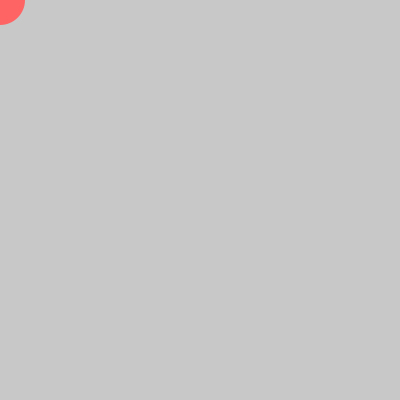
Frame 1 (no input)
Frame 60 (the mouse pressed at the canvas centre just before this capture): identical to frame 1, image omitted
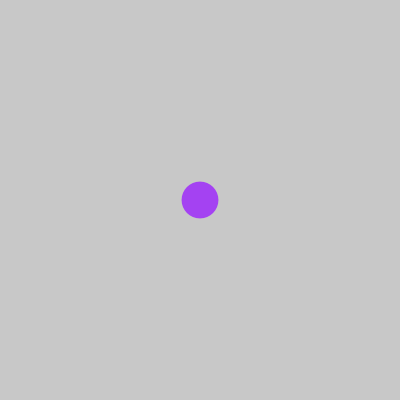
Frame 120 (the mouse held since frame 60 and released just before this capture)

The Processing sketch that drew these frames (run headless with seeded random() and noise(); from frame 60 on, the mouse is pressed at the canvas centre):

// Processing sketch: mouse_follower_simple_solution
// ── mouse_follower_simple_solution.pde
// Variables for circle properties
float circleSize = 50;
color circleColor = color(255, 100, 100);  // Start with pink

void setup() {
  size(400, 400);
}

void draw() {
  background(200);
  
  // Draw circle at mouse position
  fill(circleColor);
  noStroke();
  ellipse(mouseX, mouseY, circleSize, circleSize);
}

void mousePressed() {
  // When clicked: change color and size
  circleColor = color(random(255), random(255), random(255));
  circleSize = random(25, 75);
}
